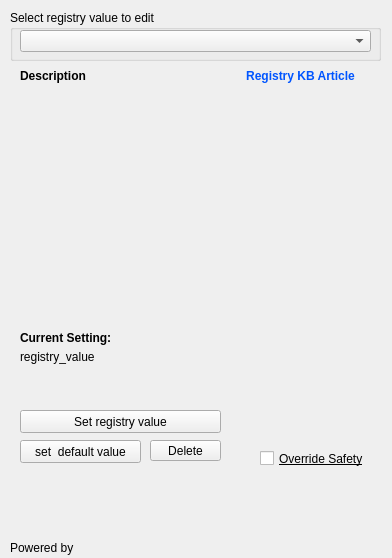
<?xml version="1.0" encoding="UTF-8"?>
<ui version="4.0">
 <class>vHelperTool</class>
 <widget class="QWidget" name="vHelperTool">
  <property name="geometry">
   <rect>
    <x>0</x>
    <y>0</y>
    <width>392</width>
    <height>558</height>
   </rect>
  </property>
  <property name="sizePolicy">
   <sizepolicy hsizetype="Fixed" vsizetype="Fixed">
    <horstretch>0</horstretch>
    <verstretch>0</verstretch>
   </sizepolicy>
  </property>
  <property name="minimumSize">
   <size>
    <width>0</width>
    <height>0</height>
   </size>
  </property>
  <property name="font">
   <font>
    <pointsize>9</pointsize>
   </font>
  </property>
  <property name="windowTitle">
   <string>vHelperTool v0.2</string>
  </property>
  <property name="windowIcon">
   <iconset>
    <normaloff>icon.png</normaloff>icon.png</iconset>
  </property>
  <widget class="QLabel" name="regkeyname_label">
   <property name="geometry">
    <rect>
     <x>20</x>
     <y>60</y>
     <width>171</width>
     <height>31</height>
    </rect>
   </property>
   <property name="font">
    <font>
     <pointsize>9</pointsize>
     <weight>75</weight>
     <bold>true</bold>
    </font>
   </property>
   <property name="frameShape">
    <enum>QFrame::NoFrame</enum>
   </property>
   <property name="text">
    <string>Description</string>
   </property>
   <property name="openExternalLinks">
    <bool>false</bool>
   </property>
  </widget>
  <widget class="QLabel" name="regkeyvalue_label">
   <property name="geometry">
    <rect>
     <x>20</x>
     <y>350</y>
     <width>351</width>
     <height>31</height>
    </rect>
   </property>
   <property name="font">
    <font>
     <pointsize>9</pointsize>
    </font>
   </property>
   <property name="text">
    <string>registry_value</string>
   </property>
   <property name="alignment">
    <set>Qt::AlignLeading|Qt::AlignLeft|Qt::AlignTop</set>
   </property>
   <property name="wordWrap">
    <bool>true</bool>
   </property>
   <property name="openExternalLinks">
    <bool>false</bool>
   </property>
  </widget>
  <widget class="QLabel" name="regkeydiscription_label">
   <property name="geometry">
    <rect>
     <x>20</x>
     <y>90</y>
     <width>351</width>
     <height>191</height>
    </rect>
   </property>
   <property name="font">
    <font>
     <pointsize>9</pointsize>
    </font>
   </property>
   <property name="autoFillBackground">
    <bool>false</bool>
   </property>
   <property name="frameShape">
    <enum>QFrame::NoFrame</enum>
   </property>
   <property name="frameShadow">
    <enum>QFrame::Plain</enum>
   </property>
   <property name="text">
    <string/>
   </property>
   <property name="alignment">
    <set>Qt::AlignLeading|Qt::AlignLeft|Qt::AlignTop</set>
   </property>
   <property name="wordWrap">
    <bool>true</bool>
   </property>
  </widget>
  <widget class="QGroupBox" name="groupBox">
   <property name="geometry">
    <rect>
     <x>10</x>
     <y>10</y>
     <width>371</width>
     <height>51</height>
    </rect>
   </property>
   <property name="font">
    <font>
     <pointsize>9</pointsize>
    </font>
   </property>
   <property name="title">
    <string>Select registry value to edit</string>
   </property>
   <widget class="QComboBox" name="registrylist_comboBox">
    <property name="geometry">
     <rect>
      <x>10</x>
      <y>20</y>
      <width>351</width>
      <height>22</height>
     </rect>
    </property>
   </widget>
  </widget>
  <widget class="QLabel" name="currentsetting_label">
   <property name="geometry">
    <rect>
     <x>20</x>
     <y>330</y>
     <width>111</width>
     <height>16</height>
    </rect>
   </property>
   <property name="font">
    <font>
     <pointsize>9</pointsize>
     <weight>75</weight>
     <bold>true</bold>
    </font>
   </property>
   <property name="text">
    <string>Current Setting:</string>
   </property>
  </widget>
  <widget class="QPushButton" name="set_reg_button">
   <property name="enabled">
    <bool>true</bool>
   </property>
   <property name="geometry">
    <rect>
     <x>20</x>
     <y>410</y>
     <width>201</width>
     <height>23</height>
    </rect>
   </property>
   <property name="font">
    <font>
     <pointsize>9</pointsize>
    </font>
   </property>
   <property name="acceptDrops">
    <bool>false</bool>
   </property>
   <property name="text">
    <string>Set registry value</string>
   </property>
   <property name="flat">
    <bool>false</bool>
   </property>
  </widget>
  <widget class="QPushButton" name="reset_reg_buton">
   <property name="geometry">
    <rect>
     <x>20</x>
     <y>440</y>
     <width>121</width>
     <height>23</height>
    </rect>
   </property>
   <property name="font">
    <font>
     <pointsize>9</pointsize>
    </font>
   </property>
   <property name="text">
    <string>set  default value</string>
   </property>
  </widget>
  <widget class="QPushButton" name="delete_reg_button">
   <property name="geometry">
    <rect>
     <x>150</x>
     <y>440</y>
     <width>71</width>
     <height>21</height>
    </rect>
   </property>
   <property name="font">
    <font>
     <pointsize>9</pointsize>
    </font>
   </property>
   <property name="text">
    <string>Delete</string>
   </property>
  </widget>
  <widget class="QCheckBox" name="safety_check">
   <property name="enabled">
    <bool>true</bool>
   </property>
   <property name="geometry">
    <rect>
     <x>260</x>
     <y>450</y>
     <width>111</width>
     <height>17</height>
    </rect>
   </property>
   <property name="font">
    <font>
     <pointsize>9</pointsize>
     <weight>50</weight>
     <bold>false</bold>
     <underline>true</underline>
    </font>
   </property>
   <property name="text">
    <string>Override Safety</string>
   </property>
   <property name="checked">
    <bool>false</bool>
   </property>
  </widget>
  <widget class="QLabel" name="label">
   <property name="enabled">
    <bool>true</bool>
   </property>
   <property name="geometry">
    <rect>
     <x>10</x>
     <y>490</y>
     <width>381</width>
     <height>61</height>
    </rect>
   </property>
   <property name="text">
    <string/>
   </property>
   <property name="textFormat">
    <enum>Qt::RichText</enum>
   </property>
   <property name="pixmap">
    <pixmap>logo.png</pixmap>
   </property>
  </widget>
  <widget class="QLabel" name="label_2">
   <property name="geometry">
    <rect>
     <x>10</x>
     <y>540</y>
     <width>71</width>
     <height>16</height>
    </rect>
   </property>
   <property name="font">
    <font>
     <weight>50</weight>
     <italic>false</italic>
     <bold>false</bold>
     <kerning>true</kerning>
    </font>
   </property>
   <property name="text">
    <string>Powered by</string>
   </property>
  </widget>
  <widget class="QPushButton" name="kburl_pushbutton">
   <property name="geometry">
    <rect>
     <x>230</x>
     <y>60</y>
     <width>141</width>
     <height>31</height>
    </rect>
   </property>
   <property name="sizePolicy">
    <sizepolicy hsizetype="Minimum" vsizetype="Minimum">
     <horstretch>0</horstretch>
     <verstretch>0</verstretch>
    </sizepolicy>
   </property>
   <property name="palette">
    <palette>
     <active>
      <colorrole role="ButtonText">
       <brush brushstyle="SolidPattern">
        <color alpha="255">
         <red>0</red>
         <green>85</green>
         <blue>255</blue>
        </color>
       </brush>
      </colorrole>
     </active>
     <inactive>
      <colorrole role="ButtonText">
       <brush brushstyle="SolidPattern">
        <color alpha="255">
         <red>0</red>
         <green>85</green>
         <blue>255</blue>
        </color>
       </brush>
      </colorrole>
     </inactive>
     <disabled>
      <colorrole role="ButtonText">
       <brush brushstyle="SolidPattern">
        <color alpha="255">
         <red>120</red>
         <green>120</green>
         <blue>120</blue>
        </color>
       </brush>
      </colorrole>
     </disabled>
    </palette>
   </property>
   <property name="font">
    <font>
     <weight>75</weight>
     <bold>true</bold>
    </font>
   </property>
   <property name="text">
    <string>Registry KB Article</string>
   </property>
   <property name="flat">
    <bool>true</bool>
   </property>
  </widget>
  <zorder>groupBox</zorder>
  <zorder>regkeyname_label</zorder>
  <zorder>regkeyvalue_label</zorder>
  <zorder>regkeydiscription_label</zorder>
  <zorder>currentsetting_label</zorder>
  <zorder>set_reg_button</zorder>
  <zorder>reset_reg_buton</zorder>
  <zorder>delete_reg_button</zorder>
  <zorder>safety_check</zorder>
  <zorder>label</zorder>
  <zorder>label_2</zorder>
  <zorder>kburl_pushbutton</zorder>
 </widget>
 <resources/>
 <connections/>
</ui>
